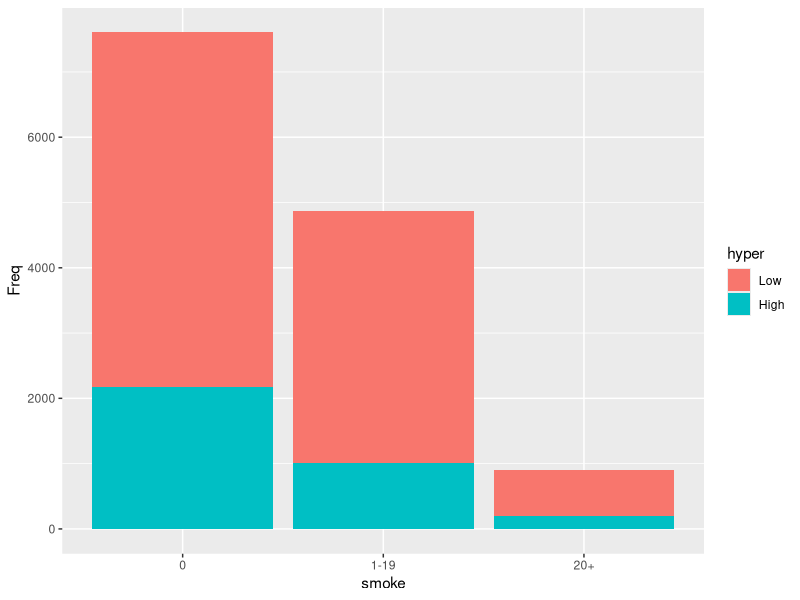
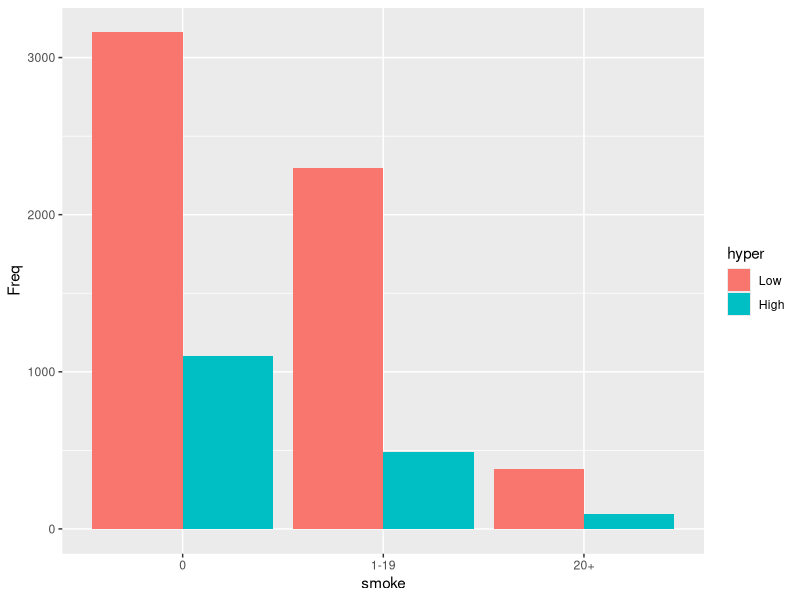
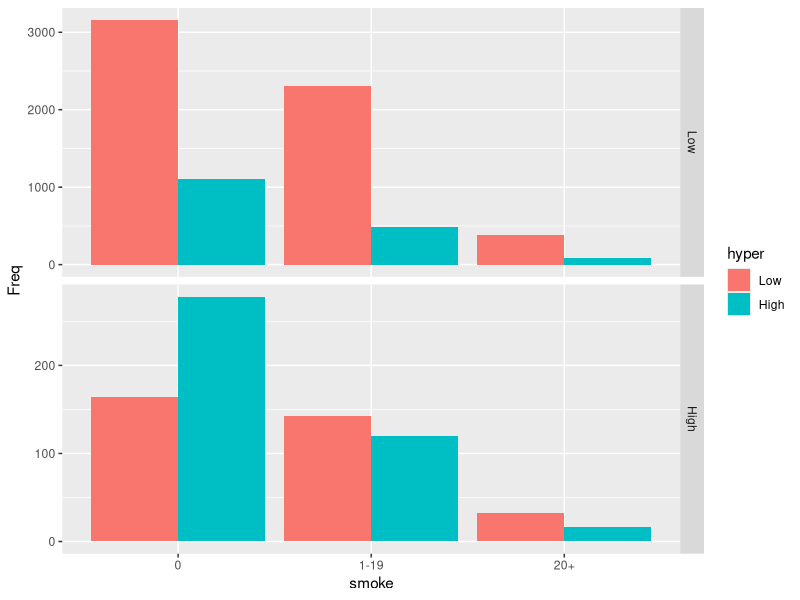
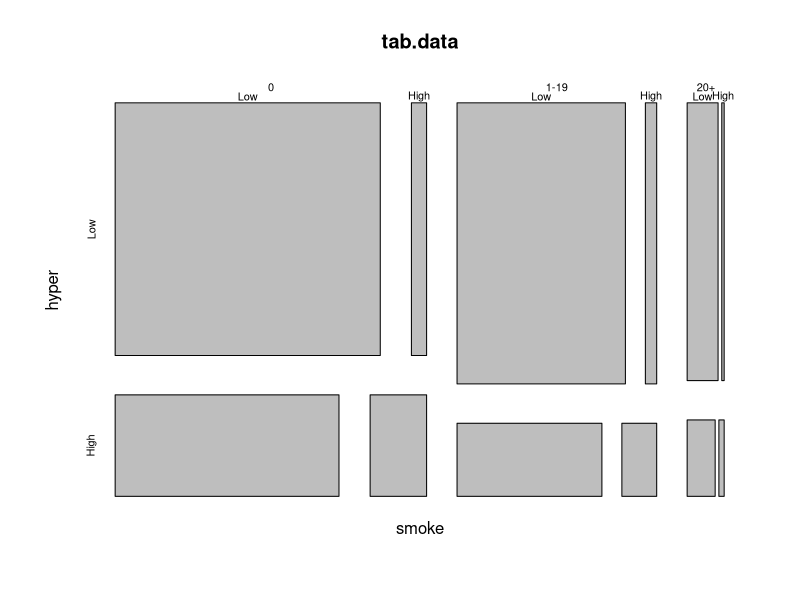
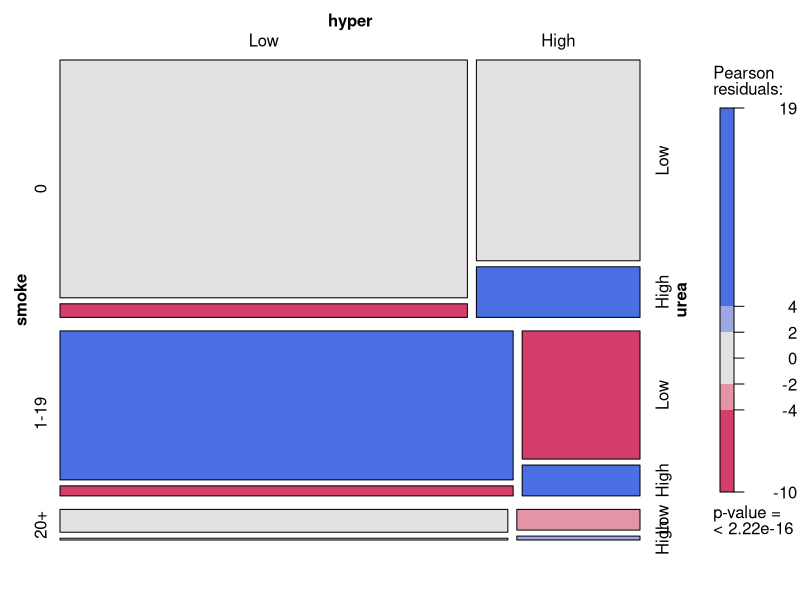
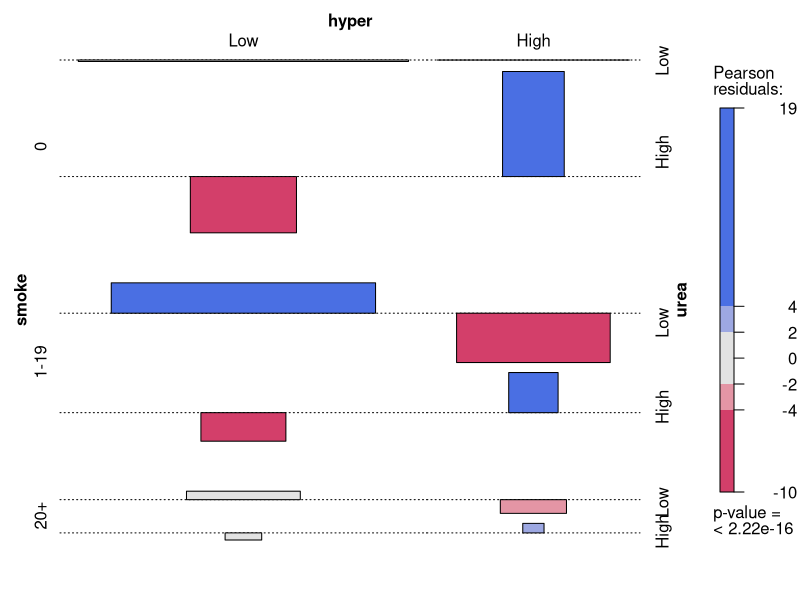
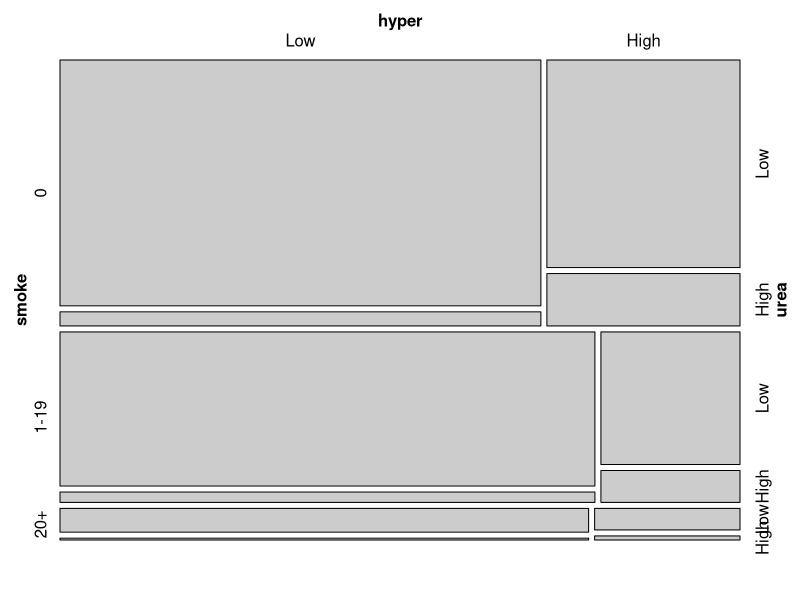
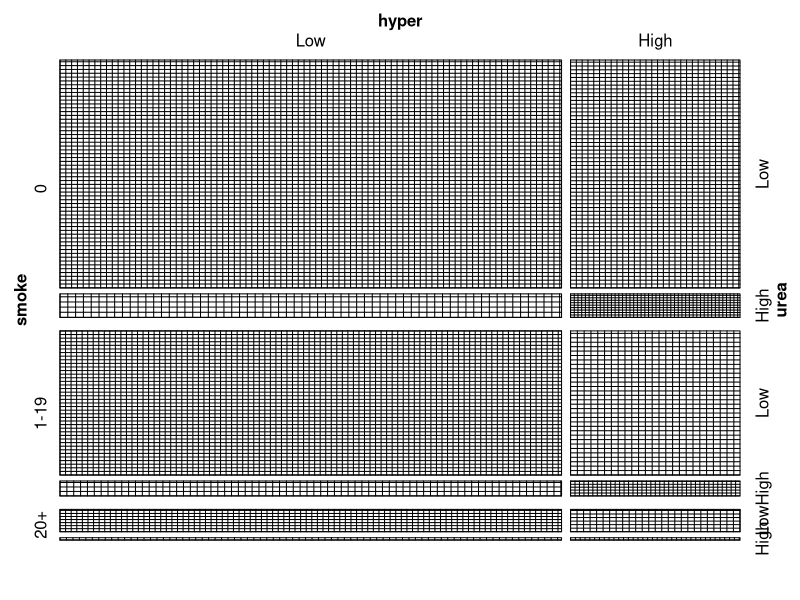

Source code (R) for these figures, in order:
## ---- chunk 1
knitr::opts_chunk$set(echo = TRUE, warning=FALSE, message=FALSE, comment=NA, fig.show="hide")
## ---- chunk 2
#| message: false
library(tidyverse)
library(vcdExtra)
## ---- chunk 3
data(Toxaemia)
## ---- chunk 4
Toxaemia |> 
  ggplot() + 
  aes(x=smoke, y=Freq, fill=hyper) + 
  geom_bar(stat='identity')
## ---- chunk 5
Toxaemia |> 
  ggplot() + 
  aes(x=smoke, y=Freq, fill=hyper) + 
  geom_bar(stat='identity', 
           position = "dodge"
           )
## ---- chunk 6
Toxaemia |> 
  ggplot() + 
  aes(x=smoke, y=Freq, fill=hyper) + 
  geom_bar(stat ='identity', 
           position = "dodge") + 
  facet_grid(urea ~ ., scales = "free")
## ---- chunk 7
tab.data <- xtabs(Freq ~ smoke + hyper + urea, data=Toxaemia)

plot(tab.data)

mosaic(tab.data, shade=TRUE, legend=TRUE)

assoc(tab.data, shade=TRUE) 

strucplot(tab.data)

sieve(tab.data)
## ---- chunk 8
# subset the data
tox_2 <- Toxaemia |> 
  dplyr::select(hyper, urea, Freq)
## ---- chunk 9
# the tidyverse way
tox_display <- tox_2 |> 
  pivot_wider(names_from = urea, 
              values_from = Freq,
              values_fn = sum) |>
  column_to_rownames( var = "hyper") # make values of hyper column row names

tox_display

# xtabs() 
## ---- chunk 10
chisq.test(tox_display)
## ---- chunk 11
chisq.test(tox_display)$expected

# compared to our observed
tox_display

# total counts 13384
## ---- chunk 12
tabledata <- data.frame(
  A = c(622, 428, 354, 396),
  C = c(316, 262, 294, 330),
  G = c(328, 204, 174, 382),
  T = c(536, 306, 266, 648), 
  row.names = c("A", "C", "G", "T")
  )
## ---- chunk 13
chisq.test(tabledata)$exp
chisq.test(tabledata)
chisq.test(tabledata, simulate.p.value = T)

## ---- chunk 14
# if there is an association we can examine patterns 
library(MASS)
corresp(tabledata)

## ---- chunk 15
plot(corresp(tabledata, nf=2))
abline(v=0)
abline(h=0)
## ---- chunk 16
#or
library(FactoMineR)
CA(tabledata)
## ---- chunk 17
data("diamonds")
names(diamonds)

## Some EDA plots
ggplot(diamonds, aes(color))+geom_bar() + facet_wrap(~cut)
ggplot(diamonds, aes(color))+geom_bar(aes(fill=cut))
ggplot(diamonds, aes(color))+geom_bar(aes(fill=cut))+ facet_wrap(~clarity)

## ---- chunk 18
# alternative coding for making a table of data to count observations of each category
cont.table <- table(diamonds$cut, diamonds$color)

# EDA 
tab.data <- xtabs( ~ cut+color, data = diamonds)


plot(tab.data)
## ---- chunk 19
# A test of association
# 
chisq.test(tab.data)

chisq.test(tab.data)$expected
chisq.test(tab.data)$stdres

chisq.test(tab.data, simulate.p.value = TRUE)

## ---- chunk 20
# plots below are expecting an xtabs object, additional arguments would have to be added for other data formats
mosaic(tab.data, shade=TRUE, legend=TRUE)

assoc(tab.data, shade=TRUE) 
strucplot(tab.data, core = struc_assoc, )

sieve(tab.data)

library(gplots)
gplots::balloonplot(tab.data, main ="Balloon Plot", xlab ="", ylab="",
                    label = FALSE, show.margins = FALSE)
## ---- chunk 21
options(warn=0) 
